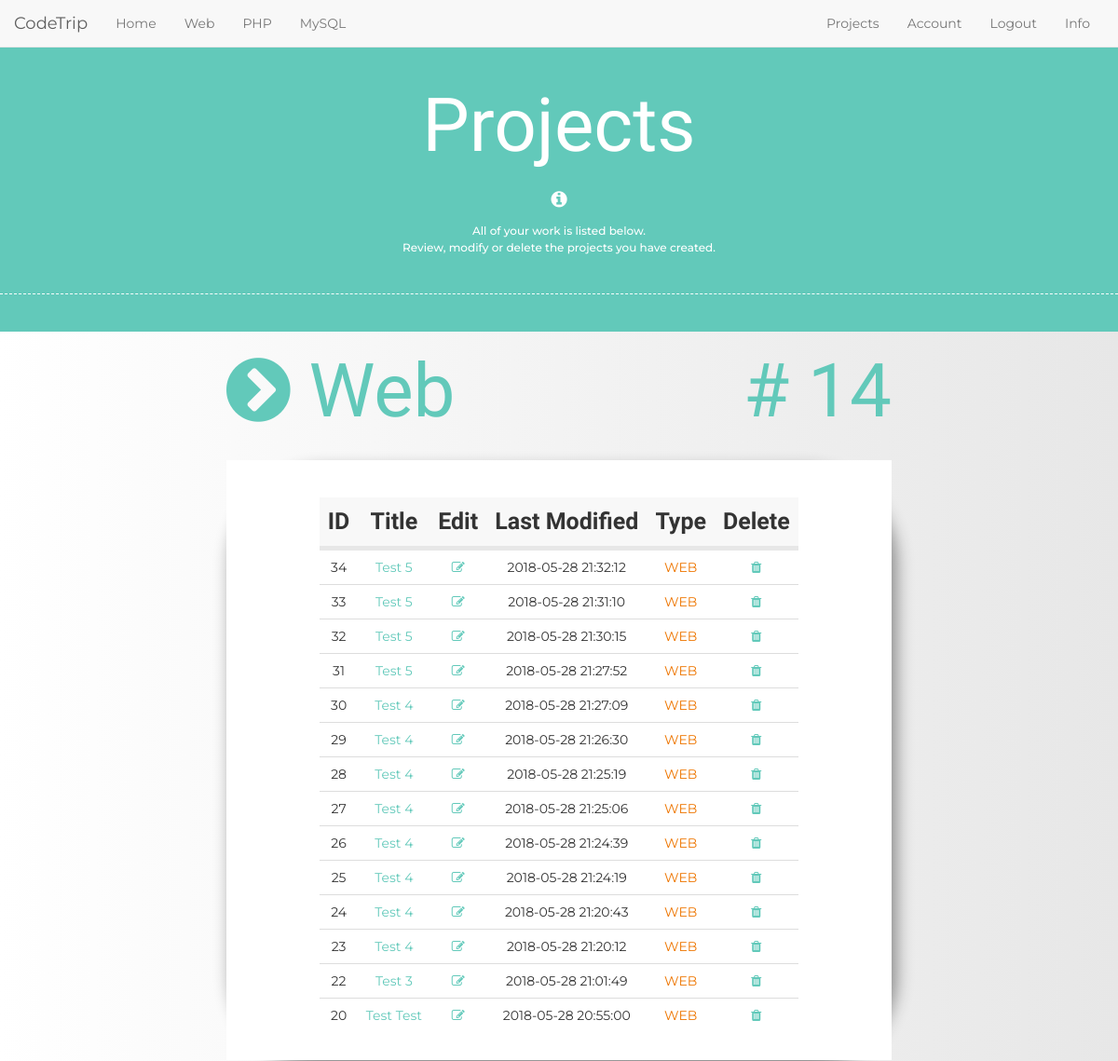
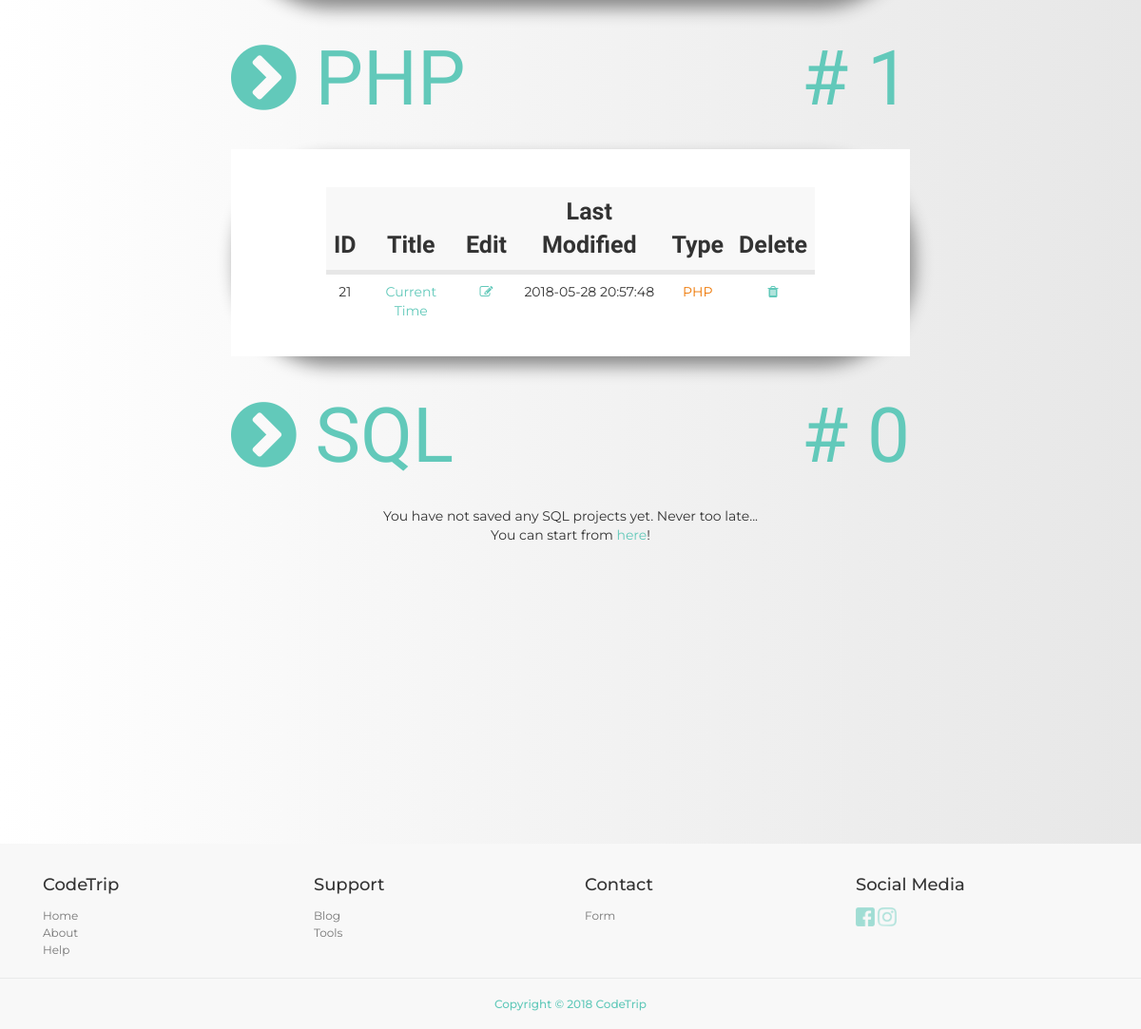
Screenshot of /projects.php (signed in) with the database file from the repository (2 pictures, top to bottom).
### tables this page shows
CREATE TABLE IF NOT EXISTS `projects` (
  `project_id` int(10) NOT NULL AUTO_INCREMENT,
  `project_html` text NOT NULL,
  `project_css` text NOT NULL,
  `project_javascript` text NOT NULL,
  `project_php` text NOT NULL,
  `project_sql` text NOT NULL,
  `project_name` varchar(70) NOT NULL,
  `project_date` datetime NOT NULL,
  `user_id` int(10) NOT NULL,
  `project_type` varchar(5) NOT NULL,
  PRIMARY KEY (`project_id`)
);

### projects.php (the view, shortened to what this page needs)
<?php
require 'system/settings.php';
require 'includes/head.php';
require 'includes/nav.php';
$user_id = $_SESSION['u_id'];
?>
<main class="project-area">
  <div class="container" id="full-width-project-header">
    <div class="intro">
      <h1>Projects</h1>
      <h4><i class="fa fa-info-circle"></i></h4><h6>All of your work is listed below.<br>Review, modify or delete the projects you have created.</h6>
    </div>
  </div>
  <div class="container">
  <?php
  $sql = "SELECT project_id, project_name, project_date, project_type FROM projects WHERE user_id = '$user_id' AND project_type = 'web' ORDER BY project_date DESC";
  $result = mysqli_query($connection, $sql);
  $resultCheck = mysqli_num_rows($result);
  $sql2 = "SELECT * FROM projects WHERE user_id = '$user_id' AND project_type = 'web'";
  $result2 = mysqli_query($connection, $sql2);
  $result2Check = mysqli_num_rows($result2);
  if ($resultCheck > 0) {
    echo '<div class="container project-data"><h1 class="project-type-heading"><i class="fa fa-chevron-circle-right"></i> Web<span class="project-count"># '. $result2Check.'</span></h1><table class="table"><thead><tr><th>ID</th><th>Title</th><th>Edit</th><th>Last Modified</th><th>Type</th><th>Delete</th></tr></thead><tbody>';
    while($row = mysqli_fetch_assoc($result)) {
        echo '<tr><td>' . $row["project_id"] . '</td><td><a href="http://localhost:8080/code-playground/'. $row["project_type"] . '.php?project_id='. $row["project_id"] . '">' . $row["project_name"] . '</a></td><td><a href="http://localhost:8080/code-playground/'. $row["project_type"] . '.php?project_id='. $row["project_id"] . '"><i class="fa fa-edit"></i></a></td><td>' . $row["project_date"] . '</td><td>' . $row["project_type"] . '</td><td class="basic-color"><a href="projects.php?trash='. $row["project_id"] .'"><i class="fa fa-trash"></i></a></td></tr>';
    }
    echo '</tbody></table></div>';
  } else {
      echo '<div class="container project-data"><h1 class="project-type-heading"><i class="fa fa-chevron-circle-right"></i> Web<span class="project-count"># 0</span></h1><p>You have not saved any WEB projects yet. Never too late...<br>You can start from <a href="web.php">here</a>!</p></div>';
  }
  ?>
  <?php
  $sql = "SELECT project_id, project_name, project_date, project_type FROM projects WHERE user_id = '$user_id' AND project_type = 'php' ORDER BY project_date DESC";
  $result = mysqli_query($connection, $sql);
  $resultCheck = mysqli_num_rows($result);
  $sql2 = "SELECT * FROM projects WHERE user_id = '$user_id' AND project_type = 'php'";
  $result2 = mysqli_query($connection, $sql2);
  $result2Check = mysqli_num_rows($result2);
  if ($resultCheck > 0) {
    echo '<div class="container project-data"><h1 class="project-type-heading"><i class="fa fa-chevron-circle-right"></i> PHP<span class="project-count"># '. $result2Check.'</span></h1><table class="table"><thead><tr><th>ID</th><th>Title</th><th>Edit</th><th>Last Modified</th><th>Type</th><th>Delete</th></tr></thead><tbody>';
    while($row = mysqli_fetch_assoc($result)) {
        echo '<tr><td>' . $row["project_id"] . '</td><td><a href="http://localhost:8080/code-playground/'. $row["project_type"] . '.php?project_id='. $row["project_id"] . '">' . $row["project_name"] . '</a></td><td><a href="http://localhost:8080/code-playground/'. $row["project_type"] . '.php?project_id='. $row["project_id"] . '"><i class="fa fa-edit"></i></a></td><td>' . $row["project_date"] . '</td><td>' . $row["project_type"] . '</td><td class="basic-color"><a href="projects.php?trash='. $row["project_id"] .'"><i class="fa fa-trash"></i></a></td></tr>';
    }
    echo '</tbody></table></div>';
  } else {
      echo '<div class="container project-data"><h1 class="project-type-heading"><i class="fa fa-chevron-circle-right"></i> PHP<span class="project-count"># 0</span></h1><p>You have not saved any PHP projects yet. Never too late...<br>You can start from <a href="php.php">here</a>!</p></div>';
  }
  ?>
  <?php
  $sql = "SELECT project_id, project_name, project_date, project_type FROM projects WHERE user_id = '$user_id' AND project_type = 'sql' ORDER BY project_date DESC";
  $result = mysqli_query($connection, $sql);
  $resultCheck = mysqli_num_rows($result);
  $sql2 = "SELECT * FROM projects WHERE user_id = '$user_id' AND project_type = 'sql'";
  $result2 = mysqli_query($connection, $sql2);
  $result2Check = mysqli_num_rows($result2);
  if ($resultCheck > 0) {
    echo '<div class="container project-data"><h1 class="project-type-heading"><i class="fa fa-chevron-circle-right"></i> SQL<span class="project-count"># '. $result2Check.'</span></h1><table class="table"><thead><tr><th>ID</th><th>Title</th><th>Edit</th><th>Last Modified</th><th>Type</th><th>Delete</th></tr></thead><tbody>';
    while($row = mysqli_fetch_assoc($result)) {
        echo '<tr><td>' . $row["project_id"] . '</td><td><a href="http://localhost:8080/code-playground/'. $row["project_type"] . '.php?project_id='. $row["project_id"] . '">' . $row["project_name"] . '</a></td><td><a href="http://localhost:8080/code-playground/'. $row["project_type"] . '.php?project_id='. $row["project_id"] . '"><i class="fa fa-edit"></i></a></td><td>' . $row["project_date"] . '</td><td>' . $row["project_type"] . '</td><td class="basic-color"><a href="projects.php?trash='. $row["project_id"] .'"><i class="fa fa-trash"></i></a></td></tr>';
    }
    echo '</tbody></table></div>';
  } else {
      echo '<div class="container project-data"><h1 class="project-type-heading"><i class="fa fa-chevron-circle-right"></i> SQL<span class="project-count"># 0</span></h1><p>You have not saved any SQL projects yet. Never too late...<br>You can start from <a href="sql.php">here</a>!</p></div>';
  }
  ?>
  </div>
<?php require 'includes/footer.php'; ?>
</body>
</html>

### assets/style.css (style rules this page uses)
html { height: 100%; width: 100%; margin: 0; padding: 0; }
body { position: relative; min-height: 100%; margin: 0; font-family: 'Montserrat', sans-serif; }
a, a:visited, a:active, a:focus, a:hover { color: #62c9ba; }
main { height: auto; padding-bottom: 350px; }
.intro { text-align: center; margin: 40px 0; }
.intro > h1, .presentation h1 { font-family: 'Amatic SC', cursive; text-transform: capitalize; text-align: center; font-size: 80px; margin: 0 auto; }
.intro > h4 { font-size: 20px; line-height: 1.5em; padding-top: 10px; }
#full-width-project-header { color: #fff; background-color: #62c9ba; width: 100%; padding: 0; margin: 0; }
.project-area { background: linear-gradient(to right, #fff, #e7e7e7); }
.project-area .intro, .account-area .intro, .research-area .intro { border-bottom: 1px dashed #fff; padding-bottom: 30px; }
.project-data:last-of-type { padding-bottom: 150px; }
.project-data { background-color: transparent; }
.project-data p { text-align: center; }
.project-type-heading { font-family: 'Amatic SC', cursive; text-align: left; color: #62c9ba; font-size: 80px; margin-top: 0px; padding: 20px 0; }
.project-count { float: right; color: #62c9ba; }
table { width: 90%; margin: 0 auto; border-top: 40px solid #fff; border-bottom: 30px solid #fff; border-left: 100px solid #fff; border-right: 100px solid #fff; background-color: #fff; box-shadow: 5px 10px 18px #888888; -webkit-box-shadow: 5px 10px 18px #888888; -ms-box-shadow: 5px 10px 18px #888888; border-radius: 100px; }
table th { font-family: 'Amatic SC', cursive; font-size: 25px; height: 50px; }
table thead { border-bottom: 5px solid #e7e7e7; background-color: #f8f8f8; }
table thead th, table { text-align: center; }
table td:nth-child(5) { text-transform: uppercase; color: #ee7600; }
.basic-color { color: #62c9ba; }
#signuppage h6, .project-area h6, .account-area h6, .research-area h6, #search-part h4, #search-part h6, .practice-area h4, .practice-area h6 { text-align: center; line-height: 1.5em; }
@media screen and (min-width: 992px) and (max-width: 1424px) { .project-area .container { width: 90%; } }
@media screen and (min-width: 992px) { .project-area .container { width: 80%; } }

### rows the page displays
projects: project_id "34", project_name "Test 5", project_date "2018-05-28 21:32:12", project_type "WEB"
projects: project_id "33", project_name "Test 5", project_date "2018-05-28 21:31:10", project_type "WEB"
projects: project_id "32", project_name "Test 5", project_date "2018-05-28 21:30:15", project_type "WEB"
projects: project_id "31", project_name "Test 5", project_date "2018-05-28 21:27:52", project_type "WEB"
projects: project_id "30", project_name "Test 4", project_date "2018-05-28 21:27:09", project_type "WEB"
projects: project_id "29", project_name "Test 4", project_date "2018-05-28 21:26:30", project_type "WEB"
projects: project_id "28", project_name "Test 4", project_date "2018-05-28 21:25:19", project_type "WEB"
projects: project_id "27", project_name "Test 4", project_date "2018-05-28 21:25:06", project_type "WEB"
projects: project_id "26", project_name "Test 4", project_date "2018-05-28 21:24:39", project_type "WEB"
projects: project_id "25", project_name "Test 4", project_date "2018-05-28 21:24:19", project_type "WEB"
projects: project_id "24", project_name "Test 4", project_date "2018-05-28 21:20:43", project_type "WEB"
projects: project_id "23", project_name "Test 4", project_date "2018-05-28 21:20:12", project_type "WEB"
projects: project_id "22", project_name "Test 3", project_date "2018-05-28 21:01:49", project_type "WEB"
projects: project_id "20", project_name "Test Test", project_date "2018-05-28 20:55:00", project_type "WEB"
projects: project_id "21", project_name "Current Time", project_date "2018-05-28 20:57:48", project_type "PHP"

### other values shown
$result2Check "14"
$result2Check "1"
